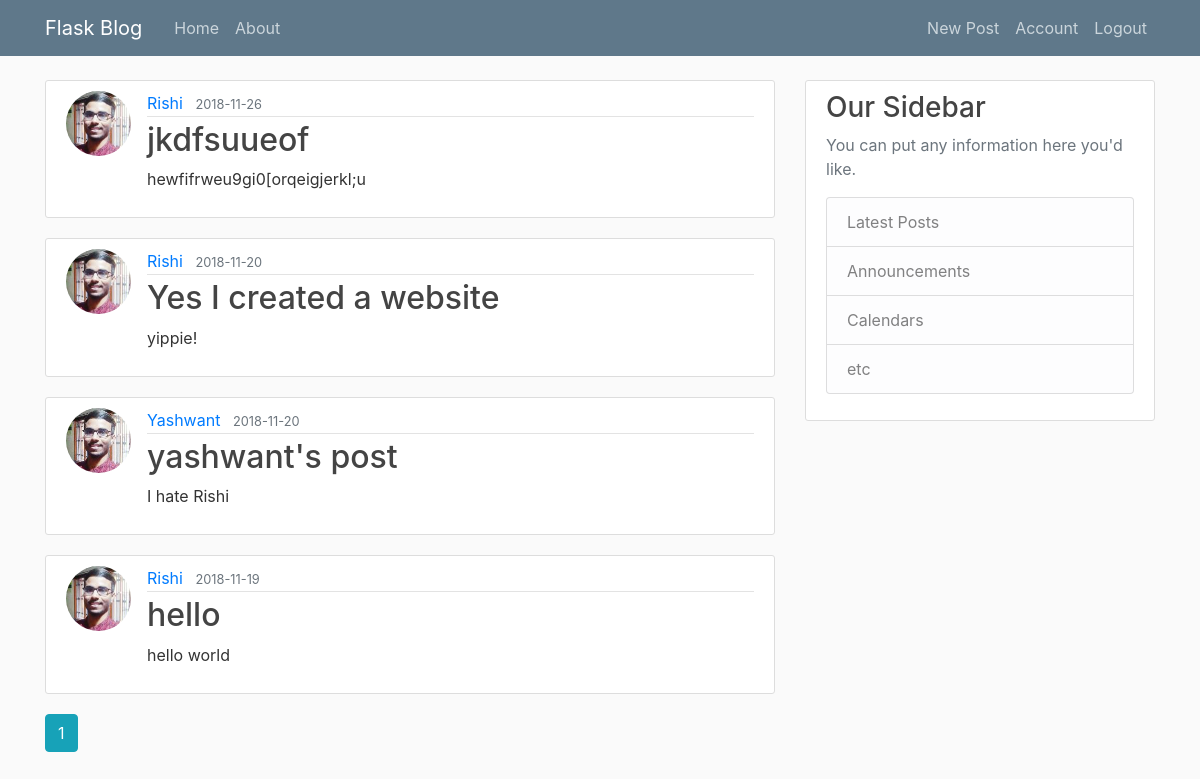
Screenshot of /home (signed in) with the database file from the repository.
### flaskblog/models.py (models this page shows, shortened)
class Post(db.Model):
    id = db.Column(db.Integer,primary_key=True)
    title = db.Column(db.String(100),nullable=False)
    date_posted = db.Column(db.DateTime, nullable=False,default=datetime.utcnow)
    content =  db.Column(db.Text,nullable=False)
    user_id = db.Column(db.Integer,db.ForeignKey('user.id'),nullable=False)

class User(db.Model,UserMixin):
    id = db.Column(db.Integer,primary_key=True)
    username = db.Column(db.String(20),unique=True,nullable=False)
    email = db.Column(db.String(120),unique=True,nullable=False)
    image_file =  db.Column(db.String(20),nullable=False,default='default.jpg')
    password = db.Column(db.String(60),nullable=False)
    posts = db.relationship('Post',backref='author',lazy=True)

### flaskblog/main/routes.py (the view)
@main.route("/")
@main.route("/home")
def home():
    page = request.args.get('page',1,type=int)
    posts = Post.query.order_by(Post.date_posted.desc()).paginate(page=page,per_page=5)
    return render_template('home.html',posts=posts)

### flaskblog/models.py (called while the page is built)
@login_manager.user_loader
def load_user(user_id):
    return User.query.get(int(user_id))

### flaskblog/templates/home.html (shortened to what this page needs)
{% extends "layout.html" %}
{% block content %}
       {% for post in posts.items %}
       <article class="media content-section">
        <img class="rounded-circle article-img" src="{{ url_for('static',filename='profile_pics/'+post.author.image_file) }}">
       <div class="media-body">
       <div class="article-metadata">
        <a class="mr-2" href="{{ url_for('users.user_posts',username=post.author.username) }}">{{ post.author.username }}</a>
         <small class="text-muted">{{ post.date_posted.strftime('%Y-%m-%d') }}</small>
    </div>
        <h2><a class="article-title" href="{{ url_for('posts.post',post_id=post.id) }}">{{ post.title }}</a></h2>
            <p class="article-content">{{ post.content }}</p>
            </div>
            </article>
      {% endfor %}
    {% for page_num in posts.iter_pages(left_edge=1,right_edge=1,left_current=1,right_current=2) %}
          {% if page_num %}
              {% if posts.page == page_num %}
                <a class="btn btn-info mb-4" href="{{ url_for('main.home',page=page_num) }}">{{ page_num }}</a>
              {% else %}
                 <a class="btn btn-outline-info mb-4" href="{{ url_for('main.home',page=page_num) }}">{{ page_num }}</a>
              {% endif %}
          {% endif %}
    {% endfor %}
  {% endblock content %}

### flaskblog/static/main.css (style rules this page uses)
body { background: #fafafa; color: #333333; margin-top: 5rem; }
h1, h2, h3, h4, h5, h6 { color: #444444; }
.content-section { background: #ffffff; padding: 10px 20px; border: 1px solid #dddddd; border-radius: 3px; margin-bottom: 20px; }
.article-title { color: #444444; }
.article-content { white-space: pre-line; }
.article-img { height: 65px; width: 65px; margin-right: 16px; }
.article-metadata { padding-bottom: 1px; margin-bottom: 4px; border-bottom: 1px solid #e3e3e3 }

### rows the page displays
Post: image_file (picture), author.username "Rishi", date_posted "2018-11-26", title "jkdfsuueof", content "hewfifrweu9gi0[orqeigjerkl;u"
Post: image_file (picture), author.username "Rishi", date_posted "2018-11-20", title "Yes I created a website", content "yippie!"
Post: image_file (placeholder picture), author.username "Yashwant", date_posted "2018-11-20", title "yashwant's post", content "I hate Rishi"
Post: image_file (picture), author.username "Rishi", date_posted "2018-11-19", title "hello", content "hello world"

### other values shown
{{ page_num }} "1"
